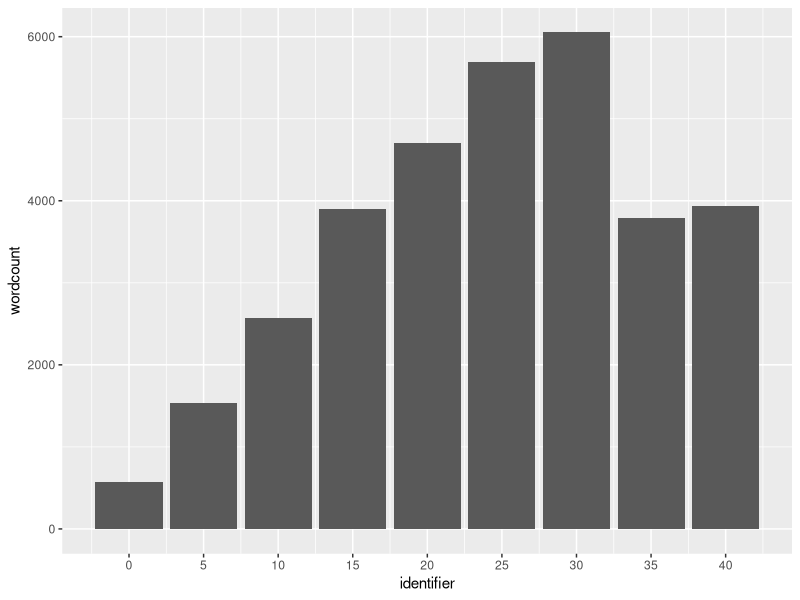

This figure's R source:
#documentlengte 

library(tidyverse)

docs <- read.csv('tokenized.csv')%>%
  select(-X)

# view(docs)

words <- docs%>%
  mutate(wordcount = str_count(content, "\\S+") )

view(words)

ggplot(words)+
  geom_col(aes(identifier, wordcount))+
 scale_x_continuous(breaks = seq(0, 40, by = 5))
  
 
